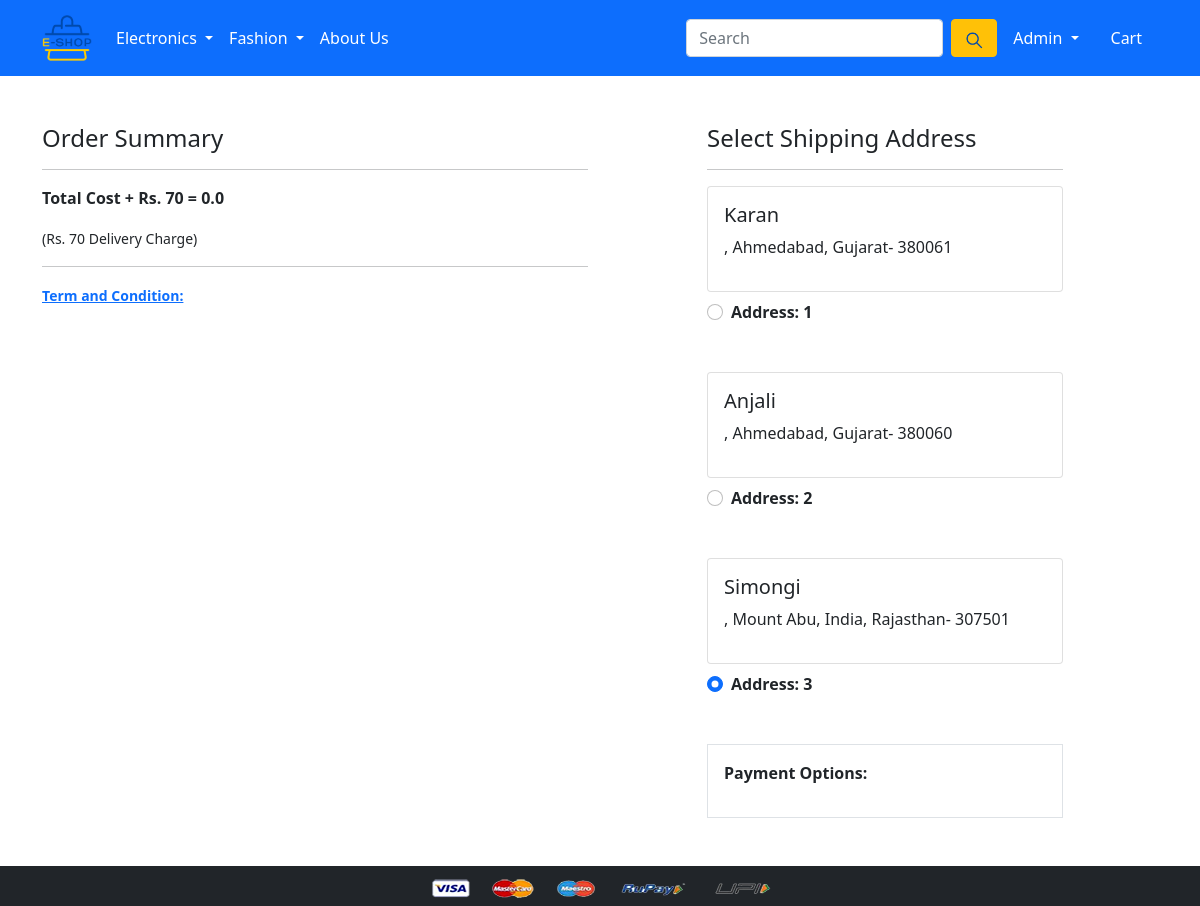
Screenshot of /checkout/ (signed in) with the database file from the repository.
### app/models.py (models this page shows, shortened)
class Customer(models.Model):
 user = models.ForeignKey(User, on_delete=models.CASCADE)
 name = models.CharField(max_length=200)
 country = models.CharField(max_length=200)
 city = models.CharField(max_length=50)
 zipcode = models.IntegerField()
 state = models.CharField(choices=STATE_CHOICES, max_length=50)

### app/views.py (the view)
# urls.py: path('checkout/', views.checkout, name='checkout'),
@login_required
def checkout(request):
	user = request.user
	add = Customer.objects.filter(user=user)
	cart_items = Cart.objects.filter(user=request.user)
	amount = 0.0
	shipping_amount = 70.0
	totalamount=0.0
	cart_product = [p for p in Cart.objects.all() if p.user == request.user]
	if cart_product:
		for p in cart_product:
			tempamount = (p.quantity * p.product.discounted_price)
			amount += tempamount
		totalamount = amount+shipping_amount
	return render(request, 'app/checkout.html', {'add':add, 'cart_items':cart_items, 'totalcost':totalamount})

### app/templates/app/checkout.html (shortened to what this page needs)
{% extends 'app/base.html' %}
{% load static %}
{% block main-content %}
<div class="container">
 <div class="row mt-5">
  <div class="col-sm-6">
    <h4>Order Summary</h4>
    <hr>
    <p class="fw-bold">Total Cost + Rs. 70  = {{totalcost}}</p>
    <small>(Rs. 70 Delivery Charge)</small> <hr>
    <a href=""><small><b>Term and Condition:</b></small></a>
  </div>
  <div class="col-sm-4 offset-sm-1">
    <h4>Select Shipping Address</h4>
    <hr>
    <form action="/paymentdone" id="myform">
    {% for ad in add %}
      <div class="card">
        <div class="card-body">
        <h5>{{ad.name}}</h5>
        <p>{{ad.locality}}, {{ad.city}}, {{ad.state}}- {{ad.zipcode}}</p>
        </div>
      </div>
        <div class="form-check mt-2 mb-5">
          <input class="form-check-input" type="radio" name="custid" id="custadd{{forloop.counter}}" value="{{ad.id}}" checked>
          <label class="form-check-label fw-bold" for="custadd{{forloop.counter}}">
            Address: {{ forloop.counter }} </label>
        </div>
      {% endfor %}
        <div class="border p-3">
          <p class="fw-bold">Payment Options:</p>
        </div>
      </form>
    </div>
  </div>
</div>
{% endblock main-content %}

### app/templates/app/base.html (shortened to what this page needs)
<!doctype html>
{% load static %}
<html lang="en">
  <head>
    <link href="https://cdn.jsdelivr.net/npm/bootstrap@5.0.0-beta1/dist/css/bootstrap.min.css" rel="stylesheet">
    <link rel="stylesheet" href="{% static 'app/css/owl.carousel.min.css' %}">
    <link rel="stylesheet" href="{% static 'app/css/all.min.css' %}">
    <link rel="stylesheet" href="{% static 'app/css/style.css' %}">
  </head>
  <body>
    <nav class="navbar navbar-expand-lg navbar-dark bg-primary">
     <div class="container">
       <a class="navbar-brand" href="/"><img src="{% static 'app/images/Logo.png' %}"width="50" height="50"></a>
       <div class="collapse navbar-collapse" id="navbarSupportedContent">
         <ul class="navbar-nav me-auto mb-2 mb-lg-0">
             <li class="nav-item dropdown">
             <a class="nav-link dropdown-toggle text-white" href="#" id="electronicsDropdown" role="button" data-bs-toggle="dropdown" aria-expanded="false">
               Electronics
             </a>
           </li>
           <li class="nav-item dropdown">
             <a class="nav-link dropdown-toggle text-white" href="#" id="fashionDropdown" role="button" data-bs-toggle="dropdown" aria-expanded="false">
               Fashion
             </a>
           </li>
             <li class="nav-item">
             <a class="nav-link active" aria-current="page" href="aboutus">About Us</a>
           </li>
         </ul>
         <form class="d-flex">
           <input class="form-control me-2" type="search" placeholder="Search" aria-label="Search">
             <button class="btn btn-warning" type="submit"> <img src="{% static 'app/images/search-icon-png-5.png' %}"width="20" height="20"></button>
         </form>
         <div>
          <ul class="navbar-nav me-auto mb-2 mb-lg-0">
          {% if request.user.is_authenticated %}
           <li class="nav-item dropdown mx-2">
              <a class="nav-link dropdown-toggle text-white" href="#" id="profileDropdown" role="button" data-bs-toggle="dropdown" aria-expanded="false">
                {{request.user.username|capfirst}}
              </a>
            </li>
            <li class="nav-item mx-2">
              <a href="{% url 'showcart' %}" class="nav-link text-white"> Cart </a>
            </li>
            {% endif %}
          </ul>
         </div>
       </div>
     </div>
    </nav>
    {% block main-content %} {% endblock main-content %}
    <footer class="container-fluid bg-dark text-center p-2 mt-5">
        <img src="{% static 'app/images/payment.png' %}" alt="" srcset="" class="img-fluid" height="2px">
    </footer>
  </body>
</html>

### rows the page displays
Customer: name "Karan", city "Ahmedabad", state "Gujarat", zipcode "380061"
Customer: name "Anjali", city "Ahmedabad", state "Gujarat", zipcode "380060"
Customer: name "Simongi", city "Mount Abu, India", state "Rajasthan", zipcode "307501"

### other values shown
{{ request.user.username|capfirst }} "Admin"
{{ totalcost }} "0.0"
